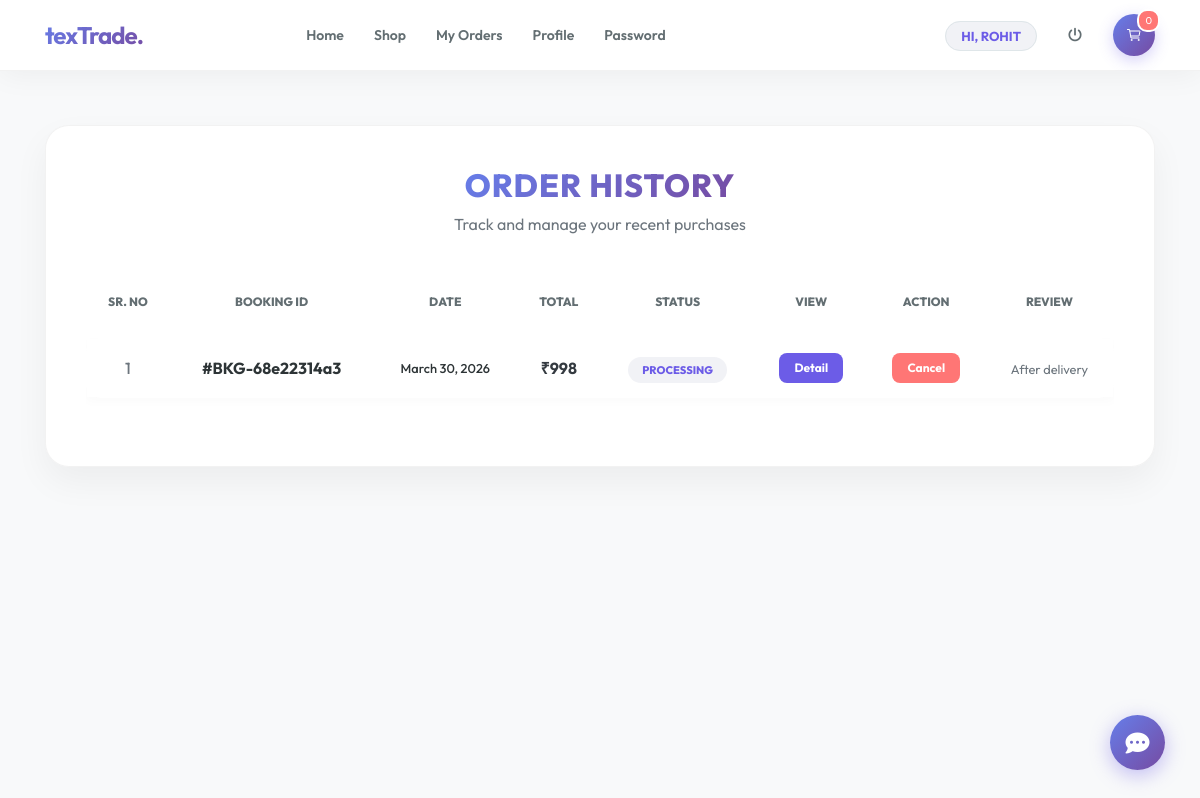
Before: /view_booking (signed in) with the older database file.
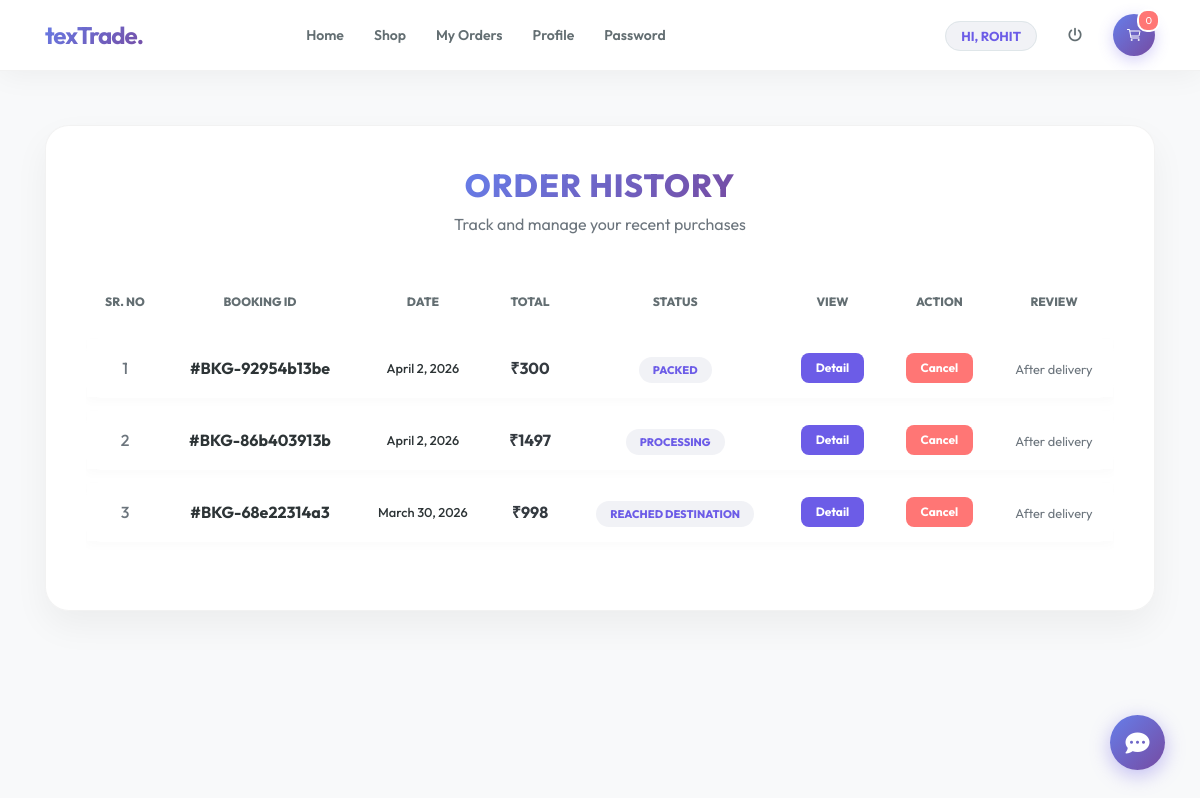
After: the same page with the newer database file.
### textiles/models.py (models this page shows, shortened)
class Booking(models.Model):
    id = models.AutoField(primary_key=True)
    status = models.CharField(max_length=30,null=True)
    profile = models.ForeignKey(Profile, on_delete=models.CASCADE, null=True)
    booking_id = models.CharField(max_length=200, unique=True, blank=True)
    book_date = models.CharField(max_length=30, null=True)
    total = models.IntegerField(null=True)
    payment = models.ForeignKey(Payment, on_delete=models.SET_NULL, null=True, blank=True )

### textiles/views.py (the view)
# urls.py: path('view_booking', View_Booking, name='view_booking'),
def View_Booking(request):
    if not request.user.is_authenticated:
        return redirect('login')
    user = User.objects.get(id=request.user.id)
    profile = Profile.objects.get(user=user)
    cart = Cart.objects.filter(profile=profile)
    book = list(
        Booking.objects.filter(profile=profile)
        .prefetch_related("items__product")
        .order_by("-id")
    )
    reviewed_product_ids = set(
        Review.objects.filter(user=user).values_list("product_id", flat=True)
    )
    for b in book:
        pending, has_rev = _pending_reviews_for_booking_items(
            b, b.items.all(), reviewed_product_ids
        )
        b.pending_review_items = pending
        b.has_reviewable_products = has_rev
    num1 = cart.count()
    d = {"book": book, "num1": num1}
    return render(request, "view_booking.html", d)

### textiles/views.py (called while the page is built, shortened)
def _pending_reviews_for_booking_items(booking, items, reviewed_product_ids):
    pending = []
    has_reviewable = False
    if (booking.status or "").strip().lower() != "delivered":
        return pending, has_reviewable

### textiles/templates/view_booking.html (shortened to what this page needs)
{% extends 'navigation.html' %}
{% block body %}
<div class="container">
    <div class="booking-container">
        <div class="page-header">
            <h2>Order History</h2>
            <p class="text-muted">Track and manage your recent purchases</p>
        </div>
        <div class="table-responsive">
            <table class="table custom-table">
                <thead>
                    <tr>
                        <th>Sr. No</th>
                        <th>Booking ID</th>
                        <th>Date</th>
                        <th>Total</th>
                        <th>Status</th>
                        <th>View</th>
                        <th>Action</th>
                        <th>Review</th>
                    </tr>
                </thead>
                <tbody>
                    {% for i in book %}
                    <tr>
                        <td class="text-muted">{{ forloop.counter }}</td>
                        <td class="font-weight-bold">#{{ i.booking_id }}</td>
                        <td class="small">{{ i.book_date }}</td>
                        <td class="font-weight-bold text-dark">₹{{ i.total }}</td>
                        <td><span class="status-badge">{{ i.status }}</span></td>
                        <td>
                            <a href="{% url 'booking_detail' i.booking_id i.id %}">
                                <button class="btn-detail">Detail</button>
                            </a>
                        </td>
                        <td>
                            <a href="{% url 'delete_booking' i.booking_id i.id %}" onclick="return confirm('Are you sure?')">
                                <button class="btn-cancel">Cancel</button>
                            </a>
                        </td>
                        <td>
                            {% if i.status|default:''|lower == 'delivered' %}
                                {% if i.pending_review_items|length > 1 %}
                                    <button type="button" class="btn-review" data-toggle="modal" data-target="#reviewPickModal-{{ i.id }}">
                                        Review
                                    </button>
                                {% elif i.pending_review_items|length == 1 %}
                                    <a href="{{ i.pending_review_items.0.url }}" class="btn-review text-decoration-none">Review</a>
                                {% elif i.has_reviewable_products %}
                                    <span class="badge badge-secondary" style="font-size: 10px;">Reviewed</span>
                                {% else %}
                                    <span class="text-muted small">—</span>
                                {% endif %}
                            {% else %}
                                <span class="text-muted small">After delivery</span>
                            {% endif %}
                        </td>
                    </tr>
                    {% endfor %}
                </tbody>
            </table>
        </div>
    </div>
</div>
{% endblock %}

Changed rows visible on the page:
added Booking: booking_id "BKG-92954b13be", book_date "April 2, 2026", total "300", status "PACKED", shows "After delivery"
added Booking: booking_id "BKG-86b403913b", book_date "April 2, 2026", total "1497", status "PROCESSING", shows "After delivery"
changed Booking "BKG-68e22314a3": status "PROCESSING" → "REACHED DESTINATION"
